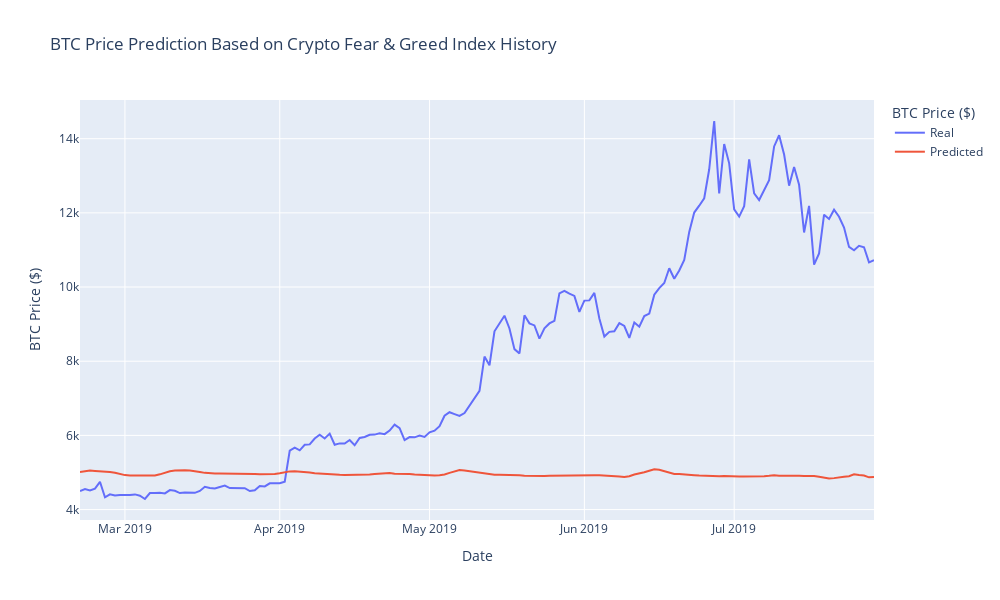

The cell this chart's notebook holds for it:
### Code cell
# Plot the real vs predicted values as a line chart
px.line(
    stocks, 
    width=1000, 
    height=600, 
    title="BTC Price Prediction Based on Crypto Fear & Greed Index History",
    labels=dict(
        index='Date', 
        value='BTC Price ($)', 
        variable='BTC Price ($)'
    )
)

### Figure 1 — Plotly figure (JSON) as saved in the notebook; plotly's stock layout.template omitted (floating-point values rounded to 4 significant figures; data arrays with more than 128 entries replaced by an {"elided": "..."} marker saying what was removed)
{"data": [{"hovertemplate": "BTC Price ($)=%{y}<br>Date=%{x}<extra></extra>", "legendgroup": "Real", "line": {"color": "#636efa", "dash": "solid"}, "marker": {"symbol": "circle"}, "mode": "lines", "name": "Real", "orientation": "v", "showlegend": true, "type": "scatter", "x": {"elided": "160 str values"}, "xaxis": "x", "y": {"elided": "160 float values"}, "yaxis": "y"}, {"hovertemplate": "BTC Price ($)=%{y}<br>Date=%{x}<extra></extra>", "legendgroup": "Predicted", "line": {"color": "#EF553B", "dash": "solid"}, "marker": {"symbol": "circle"}, "mode": "lines", "name": "Predicted", "orientation": "v", "showlegend": true, "type": "scatter", "x": {"elided": "160 str values"}, "xaxis": "x", "y": {"elided": "160 float values"}, "yaxis": "y"}], "layout": {"height": 600, "legend": {"title": {"text": "BTC Price ($)"}, "tracegroupgap": 0}, "title": {"text": "BTC Price Prediction Based on Crypto Fear & Greed Index History"}, "width": 1000, "xaxis": {"anchor": "y", "domain": [0, 1], "title": {"text": "Date"}}, "yaxis": {"anchor": "x", "domain": [0, 1], "title": {"text": "BTC Price ($)"}}}}
